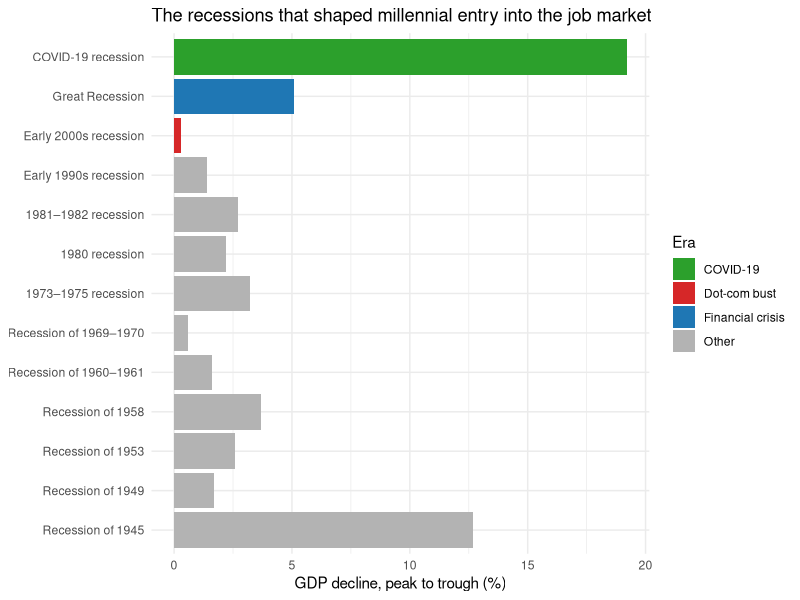

R code for this plot:
## ---- chunk 1
#| label: fig-recessions
#| message: false
#| fig-cap: "GDP decline by US recession since 1945"
library(dplyr)
library(readr)
library(ggplot2)
library(forcats)

recessions <- read_csv("data/recessions_clean.csv")

ggplot(recessions, aes(x = fct_reorder(name, start_year), y = gdp_decline_pct, fill = era)) +
  geom_col() +
  coord_flip() +
  scale_fill_manual(values = c(
    "Dot-com bust" = "#d62728", "Financial crisis" = "#1f77b4",
    "COVID-19" = "#2ca02c", "Other" = "grey70"
  )) +
  labs(
    x = NULL, y = "GDP decline, peak to trough (%)", fill = "Era",
    title = "The recessions that shaped millennial entry into the job market"
  ) +
  theme_minimal()
